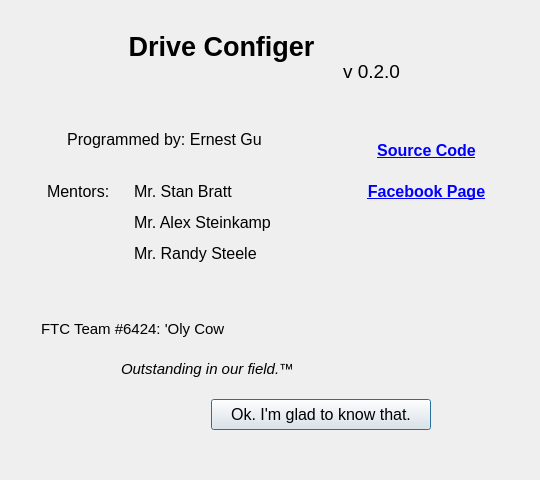
<?xml version="1.0" encoding="UTF-8"?>
<ui version="4.0">
 <class>AboutWindow</class>
 <widget class="QDialog" name="AboutWindow">
  <property name="geometry">
   <rect>
    <x>0</x>
    <y>0</y>
    <width>540</width>
    <height>480</height>
   </rect>
  </property>
  <property name="sizePolicy">
   <sizepolicy hsizetype="Fixed" vsizetype="Fixed">
    <horstretch>0</horstretch>
    <verstretch>0</verstretch>
   </sizepolicy>
  </property>
  <property name="minimumSize">
   <size>
    <width>540</width>
    <height>480</height>
   </size>
  </property>
  <property name="maximumSize">
   <size>
    <width>540</width>
    <height>480</height>
   </size>
  </property>
  <property name="font">
   <font>
    <pointsize>12</pointsize>
   </font>
  </property>
  <property name="windowTitle">
   <string>About - Drive Configer</string>
  </property>
  <layout class="QVBoxLayout" name="layout_main">
   <item>
    <widget class="QFrame" name="frame_title">
     <property name="sizePolicy">
      <sizepolicy hsizetype="Preferred" vsizetype="Fixed">
       <horstretch>0</horstretch>
       <verstretch>0</verstretch>
      </sizepolicy>
     </property>
     <property name="minimumSize">
      <size>
       <width>0</width>
       <height>80</height>
      </size>
     </property>
     <widget class="QLabel" name="label_title">
      <property name="geometry">
       <rect>
        <x>110</x>
        <y>20</y>
        <width>201</width>
        <height>31</height>
       </rect>
      </property>
      <property name="font">
       <font>
        <pointsize>20</pointsize>
        <weight>75</weight>
        <bold>true</bold>
       </font>
      </property>
      <property name="text">
       <string>Drive Configer</string>
      </property>
      <property name="alignment">
       <set>Qt::AlignCenter</set>
      </property>
     </widget>
     <widget class="QLabel" name="label_version">
      <property name="geometry">
       <rect>
        <x>330</x>
        <y>50</y>
        <width>61</width>
        <height>21</height>
       </rect>
      </property>
      <property name="font">
       <font>
        <pointsize>14</pointsize>
       </font>
      </property>
      <property name="text">
       <string>v 0.2.0</string>
      </property>
      <property name="alignment">
       <set>Qt::AlignCenter</set>
      </property>
     </widget>
    </widget>
   </item>
   <item>
    <layout class="QGridLayout" name="layout_info" columnstretch="3,2">
     <property name="topMargin">
      <number>18</number>
     </property>
     <item row="1" column="0">
      <layout class="QFormLayout" name="layout_mentors">
       <property name="horizontalSpacing">
        <number>24</number>
       </property>
       <property name="verticalSpacing">
        <number>12</number>
       </property>
       <property name="leftMargin">
        <number>36</number>
       </property>
       <property name="topMargin">
        <number>12</number>
       </property>
       <item row="2" column="1">
        <widget class="QLabel" name="label_mentors_steele">
         <property name="text">
          <string>Mr. Randy Steele</string>
         </property>
        </widget>
       </item>
       <item row="0" column="1">
        <widget class="QLabel" name="label_mentors_bratt">
         <property name="text">
          <string>Mr. Stan Bratt</string>
         </property>
        </widget>
       </item>
       <item row="1" column="1">
        <widget class="QLabel" name="label_mentors_steinkamp">
         <property name="text">
          <string>Mr. Alex Steinkamp</string>
         </property>
        </widget>
       </item>
       <item row="0" column="0">
        <widget class="QLabel" name="label_mentors">
         <property name="text">
          <string>Mentors:</string>
         </property>
        </widget>
       </item>
      </layout>
     </item>
     <item row="0" column="0">
      <widget class="QLabel" name="label_programmer">
       <property name="text">
        <string>Programmed by: Ernest Gu</string>
       </property>
       <property name="alignment">
        <set>Qt::AlignCenter</set>
       </property>
      </widget>
     </item>
     <item row="0" column="1" rowspan="2">
      <layout class="QVBoxLayout" name="layout_links">
       <property name="topMargin">
        <number>18</number>
       </property>
       <property name="bottomMargin">
        <number>54</number>
       </property>
       <item>
        <widget class="QLabel" name="label_github">
         <property name="focusPolicy">
          <enum>Qt::StrongFocus</enum>
         </property>
         <property name="text">
          <string>&lt;a href=&quot;https://github.com/OlyCow/drive-configer&quot;&gt;&lt;span style=&quot; font-weight:600; text-decoration: underline; color:#0000ff;&quot;&gt;Source Code&lt;/span&gt;&lt;/a&gt;</string>
         </property>
         <property name="alignment">
          <set>Qt::AlignCenter</set>
         </property>
         <property name="openExternalLinks">
          <bool>true</bool>
         </property>
         <property name="textInteractionFlags">
          <set>Qt::LinksAccessibleByKeyboard|Qt::LinksAccessibleByMouse</set>
         </property>
        </widget>
       </item>
       <item>
        <widget class="QLabel" name="label_facebook">
         <property name="focusPolicy">
          <enum>Qt::StrongFocus</enum>
         </property>
         <property name="text">
          <string>&lt;a href=&quot;https://www.facebook.com/pages/OHS-Oly-Cow-Robotics/160019847470634&quot;&gt;&lt;span style=&quot; font-weight:600; text-decoration: underline; color:#0000ff;&quot;&gt;Facebook Page&lt;/span&gt;&lt;/a&gt;</string>
         </property>
         <property name="alignment">
          <set>Qt::AlignCenter</set>
         </property>
         <property name="openExternalLinks">
          <bool>true</bool>
         </property>
         <property name="textInteractionFlags">
          <set>Qt::LinksAccessibleByKeyboard|Qt::LinksAccessibleByMouse</set>
         </property>
        </widget>
       </item>
      </layout>
     </item>
    </layout>
   </item>
   <item>
    <widget class="QFrame" name="frame_branding">
     <property name="sizePolicy">
      <sizepolicy hsizetype="Preferred" vsizetype="Fixed">
       <horstretch>0</horstretch>
       <verstretch>0</verstretch>
      </sizepolicy>
     </property>
     <property name="minimumSize">
      <size>
       <width>0</width>
       <height>200</height>
      </size>
     </property>
     <widget class="QLabel" name="label_team">
      <property name="geometry">
       <rect>
        <x>30</x>
        <y>50</y>
        <width>191</width>
        <height>21</height>
       </rect>
      </property>
      <property name="font">
       <font>
        <pointsize>11</pointsize>
       </font>
      </property>
      <property name="text">
       <string>FTC Team #6424: 'Oly Cow</string>
      </property>
      <property name="textInteractionFlags">
       <set>Qt::LinksAccessibleByMouse|Qt::TextSelectableByMouse</set>
      </property>
     </widget>
     <widget class="QLabel" name="label_logo">
      <property name="geometry">
       <rect>
        <x>360</x>
        <y>10</y>
        <width>155</width>
        <height>180</height>
       </rect>
      </property>
      <property name="sizePolicy">
       <sizepolicy hsizetype="Fixed" vsizetype="Fixed">
        <horstretch>0</horstretch>
        <verstretch>0</verstretch>
       </sizepolicy>
      </property>
      <property name="minimumSize">
       <size>
        <width>155</width>
        <height>180</height>
       </size>
      </property>
      <property name="maximumSize">
       <size>
        <width>155</width>
        <height>180</height>
       </size>
      </property>
      <property name="text">
       <string/>
      </property>
      <property name="pixmap">
       <pixmap resource="icons.qrc">:/icons/logo-cow.png</pixmap>
      </property>
      <property name="scaledContents">
       <bool>true</bool>
      </property>
     </widget>
     <widget class="QLabel" name="label_slogan">
      <property name="geometry">
       <rect>
        <x>110</x>
        <y>90</y>
        <width>171</width>
        <height>21</height>
       </rect>
      </property>
      <property name="font">
       <font>
        <pointsize>11</pointsize>
        <italic>true</italic>
       </font>
      </property>
      <property name="text">
       <string>Outstanding in our field.™</string>
      </property>
      <property name="textInteractionFlags">
       <set>Qt::LinksAccessibleByMouse|Qt::TextSelectableByMouse</set>
      </property>
     </widget>
     <widget class="QPushButton" name="pushButton_close">
      <property name="geometry">
       <rect>
        <x>200</x>
        <y>130</y>
        <width>220</width>
        <height>31</height>
       </rect>
      </property>
      <property name="text">
       <string>Ok. I'm glad to know that.</string>
      </property>
      <property name="default">
       <bool>true</bool>
      </property>
     </widget>
     <zorder>label_team</zorder>
     <zorder>label_slogan</zorder>
     <zorder>pushButton_close</zorder>
     <zorder>label_logo</zorder>
    </widget>
   </item>
  </layout>
 </widget>
 <resources>
  <include location="icons.qrc"/>
 </resources>
 <connections/>
</ui>
